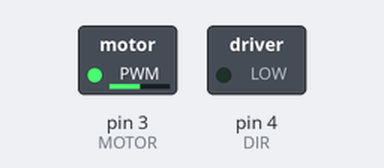
The sketch below on a simulated Arduino Uno, built with avr-gcc and run on an emulated ATmega328P. Shown: switched loads named in the sketch (green lamp = pin HIGH).

Above: at 0.1 s.
Timing chart, 0 to 1.6 s (numbered marks = the images above):
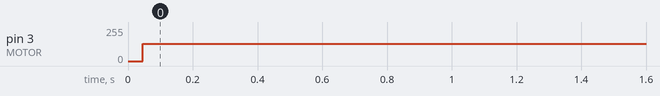

The sketch:

SimpleStepper.ino
```cpp
#define SERVO 10
#define MOTOR 3
#define DIR   4

int spd = 1000/48/2/8;

void setup() {
  // put your setup code here, to run once:
  pinMode(MOTOR, OUTPUT);
  pinMode(DIR, OUTPUT);

  digitalWrite(DIR, LOW);
}

void loop() {
  // put your main code here, to run repeatedly:
  delay(spd);
  digitalWrite(MOTOR, HIGH);
  delay(spd);
  digitalWrite(MOTOR, LOW);
}
```

Measured:
- by itself, pin 3 (MOTOR): 0/255 → 129/255 at 0.05 s
